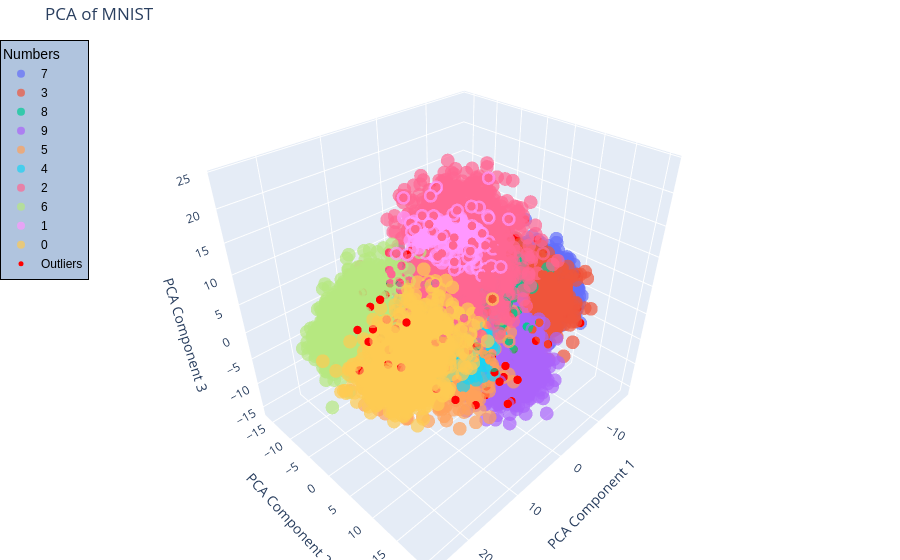

Notebook source saved alongside this figure:
### Markdown cell above
### Visualization with three PCA components

### Code cell
import plotly.express as px
import plotly.graph_objects as go
from sklearn.decomposition import PCA

# Apply PCA to reduce dimensionality to 3 components for visualization
pca = PCA(n_components=3)
X_pca = pca.fit_transform(model_mnist.inspector_out(X_train))

# DataFrame with the transformed data and labels
df_pca = pd.DataFrame(X_pca, columns=['PCA1', 'PCA2', 'PCA3'])
df_pca['class'] = y_train[random_indices_train]
df_pca['outlier'] = 'Normal'
df_pca.loc[index_filter, 'outlier'] = 'Outlier'

# Scatter plot of the original dataset
fig = px.scatter_3d(df_pca, x='PCA1', y='PCA2', z='PCA3', color='class',
                    title='PCA of MNIST',
                    labels={'class': 'Numbers'},
                    opacity=0.7)

# Highlight the points that were filtered (detected outliers)
fig.add_trace(go.Scatter3d(
    x=df_pca.loc[df_pca['outlier'] == 'Outlier', 'PCA1'],
    y=df_pca.loc[df_pca['outlier'] == 'Outlier', 'PCA2'],
    z=df_pca.loc[df_pca['outlier'] == 'Outlier', 'PCA3'],
    mode='markers',
    marker=dict(size=5, color='red'),
    name='Outliers'
))

# Update the chart design
fig.update_layout(scene=dict(
    xaxis_title='PCA Component 1',
    yaxis_title='PCA Component 2',
    zaxis_title='PCA Component 3'),
    margin=dict(l=0, r=0, b=0, t=40),
    legend=dict(
        x=0,
        y=1,
        traceorder="normal",
        font=dict(
            family="sans-serif",
            size=12,
            color="black"
        ),
        bgcolor="LightSteelBlue",
        bordercolor="Black",
        borderwidth=1
    )
)

fig.show()

### Figure 1 — Plotly figure (JSON) as saved in the notebook; plotly's stock layout.template omitted (floating-point values rounded to 4 significant figures; data arrays with more than 128 entries replaced by an {"elided": "..."} marker saying what was removed)
{"data": [{"hovertemplate": "Numbers=7<br>PCA1=%{x}<br>PCA2=%{y}<br>PCA3=%{z}<extra></extra>", "legendgroup": "7", "marker": {"color": "#636efa", "opacity": 0.7, "symbol": "circle"}, "mode": "markers", "name": "7", "scene": "scene", "showlegend": true, "type": "scatter3d", "x": {"elided": "1060 float values"}, "y": {"elided": "1060 float values"}, "z": {"elided": "1060 float values"}}, {"hovertemplate": "Numbers=3<br>PCA1=%{x}<br>PCA2=%{y}<br>PCA3=%{z}<extra></extra>", "legendgroup": "3", "marker": {"color": "#EF553B", "opacity": 0.7, "symbol": "circle"}, "mode": "markers", "name": "3", "scene": "scene", "showlegend": true, "type": "scatter3d", "x": {"elided": "1000 float values"}, "y": {"elided": "1000 float values"}, "z": {"elided": "1000 float values"}}, {"hovertemplate": "Numbers=8<br>PCA1=%{x}<br>PCA2=%{y}<br>PCA3=%{z}<extra></extra>", "legendgroup": "8", "marker": {"color": "#00cc96", "opacity": 0.7, "symbol": "circle"}, "mode": "markers", "name": "8", "scene": "scene", "showlegend": true, "type": "scatter3d", "x": {"elided": "979 float values"}, "y": {"elided": "979 float values"}, "z": {"elided": "979 float values"}}, {"hovertemplate": "Numbers=9<br>PCA1=%{x}<br>PCA2=%{y}<br>PCA3=%{z}<extra></extra>", "legendgroup": "9", "marker": {"color": "#ab63fa", "opacity": 0.7, "symbol": "circle"}, "mode": "markers", "name": "9", "scene": "scene", "showlegend": true, "type": "scatter3d", "x": {"elided": "1010 float values"}, "y": {"elided": "1010 float values"}, "z": {"elided": "1010 float values"}}, {"hovertemplate": "Numbers=5<br>PCA1=%{x}<br>PCA2=%{y}<br>PCA3=%{z}<extra></extra>", "legendgroup": "5", "marker": {"color": "#FFA15A", "opacity": 0.7, "symbol": "circle"}, "mode": "markers", "name": "5", "scene": "scene", "showlegend": true, "type": "scatter3d", "x": {"elided": "919 float values"}, "y": {"elided": "919 float values"}, "z": {"elided": "919 float values"}}, {"hovertemplate": "Numbers=4<br>PCA1=%{x}<br>PCA2=%{y}<br>PCA3=%{z}<extra></extra>", "legendgroup": "4", "marker": {"color": "#19d3f3", "opacity": 0.7, "symbol": "circle"}, "mode": "markers", "name": "4", "scene": "scene", "showlegend": true, "type": "scatter3d", "x": {"elided": "980 float values"}, "y": {"elided": "980 float values"}, "z": {"elided": "980 float values"}}, {"hovertemplate": "Numbers=2<br>PCA1=%{x}<br>PCA2=%{y}<br>PCA3=%{z}<extra></extra>", "legendgroup": "2", "marker": {"color": "#FF6692", "opacity": 0.7, "symbol": "circle"}, "mode": "markers", "name": "2", "scene": "scene", "showlegend": true, "type": "scatter3d", "x": {"elided": "994 float values"}, "y": {"elided": "994 float values"}, "z": {"elided": "994 float values"}}, {"hovertemplate": "Numbers=6<br>PCA1=%{x}<br>PCA2=%{y}<br>PCA3=%{z}<extra></extra>", "legendgroup": "6", "marker": {"color": "#B6E880", "opacity": 0.7, "symbol": "circle"}, "mode": "markers", "name": "6", "scene": "scene", "showlegend": true, "type": "scatter3d", "x": {"elided": "981 float values"}, "y": {"elided": "981 float values"}, "z": {"elided": "981 float values"}}, {"hovertemplate": "Numbers=1<br>PCA1=%{x}<br>PCA2=%{y}<br>PCA3=%{z}<extra></extra>", "legendgroup": "1", "marker": {"color": "#FF97FF", "opacity": 0.7, "symbol": "circle"}, "mode": "markers", "name": "1", "scene": "scene", "showlegend": true, "type": "scatter3d", "x": {"elided": "1093 float values"}, "y": {"elided": "1093 float values"}, "z": {"elided": "1093 float values"}}, {"hovertemplate": "Numbers=0<br>PCA1=%{x}<br>PCA2=%{y}<br>PCA3=%{z}<extra></extra>", "legendgroup": "0", "marker": {"color": "#FECB52", "opacity": 0.7, "symbol": "circle"}, "mode": "markers", "name": "0", "scene": "scene", "showlegend": true, "type": "scatter3d", "x": {"elided": "984 float values"}, "y": {"elided": "984 float values"}, "z": {"elided": "984 float values"}}, {"marker": {"color": "red", "size": 5}, "mode": "markers", "name": "Outliers", "type": "scatter3d", "x": {"elided": "295 float values"}, "y": {"elided": "295 float values"}, "z": {"elided": "295 float values"}}], "layout": {"autosize": true, "legend": {"bgcolor": "LightSteelBlue", "bordercolor": "Black", "borderwidth": 1, "font": {"color": "black", "family": "sans-serif", "size": 12}, "title": {"text": "Numbers"}, "tracegroupgap": 0, "traceorder": "normal", "x": 0, "y": 1}, "margin": {"b": 0, "l": 0, "r": 0, "t": 40}, "scene": {"aspectmode": "auto", "aspectratio": {"x": 1.081, "y": 0.9236, "z": 1.002}, "domain": {"x": [0, 1], "y": [0, 1]}, "xaxis": {"title": {"text": "PCA Component 1"}, "type": "linear"}, "yaxis": {"title": {"text": "PCA Component 2"}, "type": "linear"}, "zaxis": {"title": {"text": "PCA Component 3"}, "type": "linear"}}, "title": {"text": "PCA of MNIST"}}}
